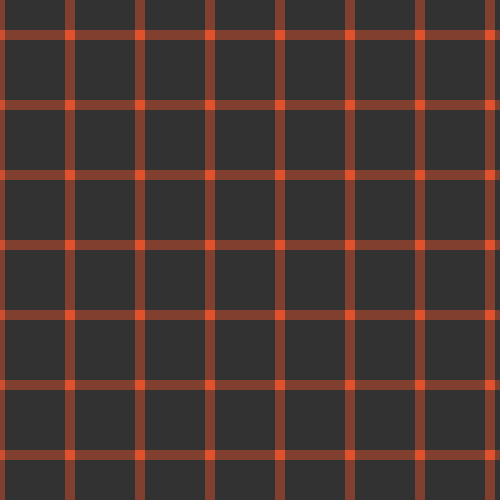
Frame 1 (no input)
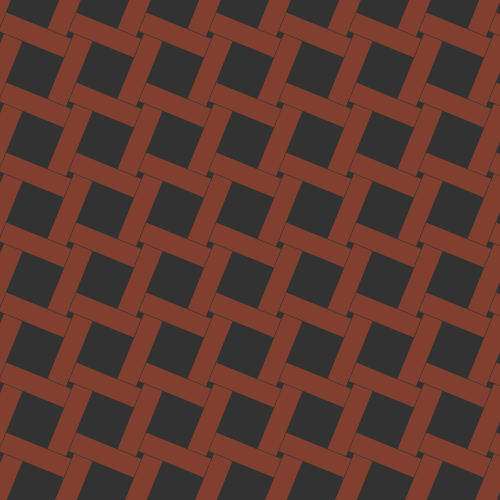
Frame 60 (the mouse pressed at the canvas centre just before this capture)
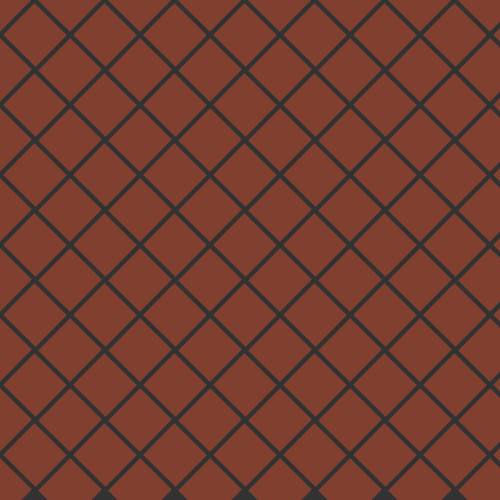
Frame 120 (the mouse held since frame 60 and released just before this capture)

The Processing sketch that drew these frames (run headless with seeded random() and noise(); from frame 60 on, the mouse is pressed at the canvas centre):

// Processing sketch: gridRotate
// ── gridRotate.pde
// Pallete
color[] colors = {
  color(253, 148, 38),
  color(252, 86, 44),
  color(56, 195, 206),
  color(124, 156, 124),
  color(18, 99, 104),
};

RotateGrid grid;

void setup() {
  size(500, 500);
  grid = new RotateGrid(colors[1]);
}

void draw() {
  background(50);
  grid.draw();
}

// ── RotateGrid.pde
class RotateGrid {
  Rectangle[] recs;
  boolean playing;
  int n = 15;
  float low = 10;
  float high = low * 8;
  int unit = floor(high - low);
  float time = 240;

  float w;
  float h;
  float angle;

  color col;

  RotateGrid(color _c) {
    col = _c;
    recs = new Rectangle[n * n];
    for (int i = 0; i < n; i++) {
      for (int j = 0; j < n; j++) {
        boolean v = ((j % 2) == 0);
        if (v) {
          recs[i * n + j] = new Rectangle(this, i * unit, j * unit * 0.5, true);
        } else {
          recs[i * n + j] = new Rectangle(this, i * unit + 0.5 * unit, j * unit * 0.5, false);
        }
      }
    }
  }

  void draw() {
    update();
    render();
  }

  void update() {
    angle = 2 * PI * (time / 960);
    w =  (high - low) * sin(angle) * sin(angle) + low;
    h =  (high - low) * cos(angle) * cos(angle) + low;

    // w =  (high - low) * (sin(a * 2 + PI * 0.5) + 1) * 0.5 + low;
    // h =  high + low - w;

    time++;
  }

  void render() {
    for (int i = 0; i < n * n; i++) {
        recs[i].draw();
    }
  }
}

class Rectangle {
  RotateGrid grid;
  float xpos;
  float ypos;
  float high;
  float low;
  float w;
  float h;
  float angle;


  boolean vr = true;

  Rectangle(RotateGrid _g, float _x, float _y) {
    init(_g, _x, _y);
  }

  Rectangle(RotateGrid _g, float _x, float _y, boolean _v) {
    init(_g, _x, _y);
    vr = _v;
  }

  void init(RotateGrid _g, float _x, float _y) {
    grid = _g;
    xpos = _x;
    ypos = _y;
    w = 40;
    h = 40;
    high = _g.high;
    low = _g.low;
  }

  void draw() {
    update();
    render();
  }

  void update() {
    angle = grid.angle;
    w = grid.w;
    h = grid.h;

  }

  void render() {
    pushMatrix();
    noStroke();
    fill(grid.col, 100);
    rectMode(CENTER);
    translate(xpos, ypos);
    rotate(vr ? angle : (angle + (PI * .5)));
    rect(0, 0, w, h);
    popMatrix();
  }

}
